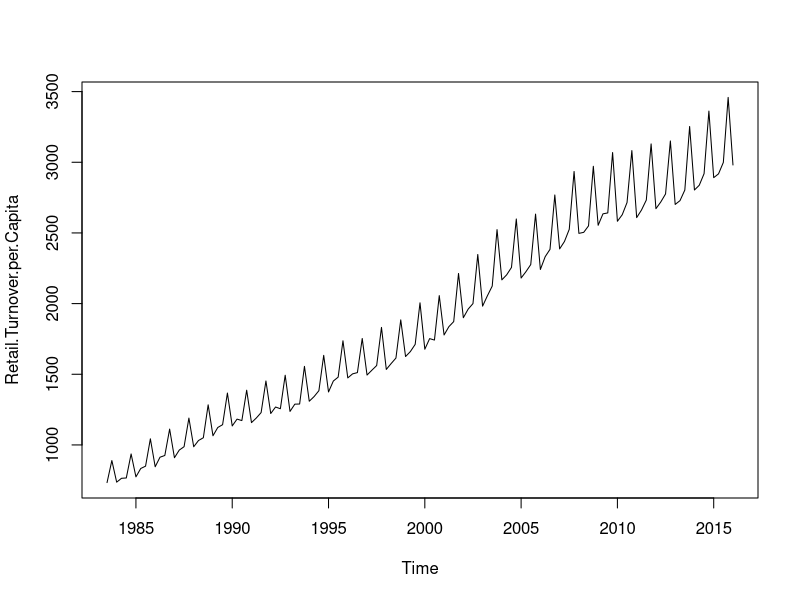
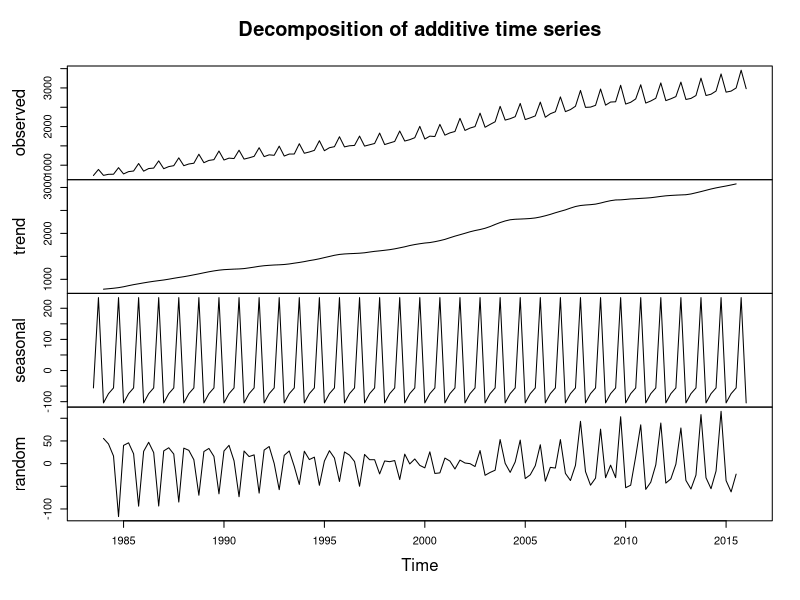

Recreate these plots in R, in order. (Note: this script raises an error after producing the figures.)
#RBA retail sales

library(dplyr)
library(lubridate)
library(ggplot2)
setwd("/Users/Jake/Projects/RBARetailSales/Data/")

data = read.csv("RBARetailSales.csv")

data = select(data, Date, Retail.Turnover.per.Capita, Log)
myts = select(data,Retail.Turnover.per.Capita)
myts = ts(myts, frequency = 4, start = c(1983,3))

plot.ts(myts)
rba_retail_sales_components <- decompose(myts)

plot(rba_retail_sales_components)

rba_forecasts <- HoltWinters(myts)

#Predicts 8 quarters into the future.
rba_future <- forecast.HoltWinters(rba_forecasts, h=8)
plot.forecast(rba_future)


plotForecastErrors(rba_future$residuals)